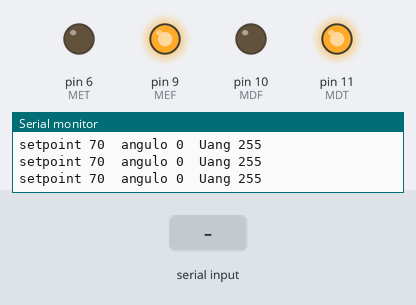
Recording of a sketch running on a simulated Arduino Uno, built with avr-gcc and run on an emulated ATmega328P. Parts: output pins drawn as LEDs (lit = HIGH), the last lines printed to the serial monitor. The test bench sets the inputs (shaded band).

Above: at 1.2 s.
1.3 s: "90,45\n" received over the second serial link
At 2.1 s:
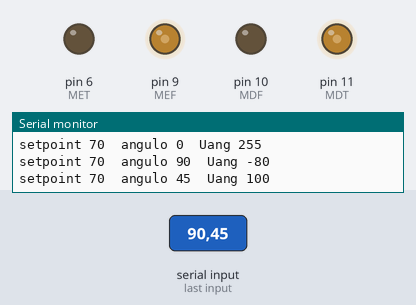
3.8 s: "30,150\n" received over the second serial link
At 4.6 s:
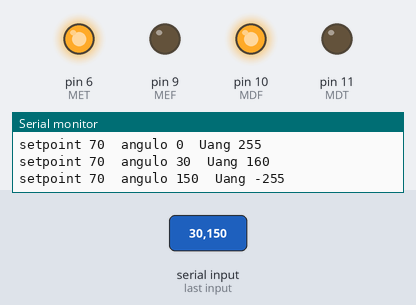
6.3 s: "90\n" received over the second serial link
At 7.0 s:
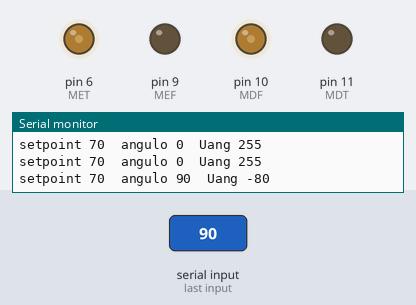
Timing chart, 0 to 9.3 s (numbered marks = the images above; inputs shaded):
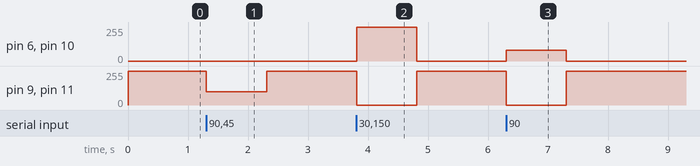

The sketch:

CONTROLE_P_DO_ANGULO_estavel.ino
```cpp
#include <SoftwareSerial.h>

#define MDF 10
#define MDT 11
#define MEF 9
#define MET 6

SoftwareSerial mySerial(2, 3); // RX, TX

int ang;
int x = 2;

int setpoint_ang = 70;
int erro_ang;
int Kp_ang = 4;

void setup() {

  pinMode(MDF, OUTPUT);
  pinMode(MDT, OUTPUT);
  pinMode(MEF, OUTPUT);
  pinMode(MET, OUTPUT);

  Serial.begin(57600);
  while (!Serial) {
    ;
  }
  mySerial.begin(9600);
}

void loop() { // run over and over
  if (mySerial.available()) {
    ang = mySerial.parseInt();
  }

  erro_ang = setpoint_ang - ang;
  int Uang = Kp_ang * erro_ang;

  if(Uang > 255){
    Uang = 255;
  }

  if(Uang < -255) {
    Uang = -255;
  }

  if (Uang < 0) {
    analogWrite(MDF, Uang*-1);
    analogWrite(MDT, 0);
    analogWrite(MEF, 0);
    analogWrite(MET, Uang*-1);
  } else {
    analogWrite(MDF, 0);
    analogWrite(MDT, Uang);
    analogWrite(MEF, Uang);
    analogWrite(MET, 0);
  }


  Serial.println("setpoint " + (String)setpoint_ang + "\t" + "angulo " + (String)ang + "\t" + "Uang " + (String)Uang);

}
```

Measured:
- after the input at 1.3 s, pin 9 (MEF), pin 11 (MDT): 255/255 → 100/255 at once, → 255/255 1.0 s later
- after the input at 3.8 s, pin 6 (MET), pin 10 (MDF): 0/255 → 255/255 at once, → 0/255 1.0 s later; pin 9 (MEF), pin 11 (MDT): 255/255 → 0/255 at once, → 255/255 1.0 s later
- after the input at 6.3 s, pin 6 (MET), pin 10 (MDF): 0/255 → 80/255 at once, → 0/255 1.0 s later; pin 9 (MEF), pin 11 (MDT): 255/255 → 0/255 at once, → 255/255 1.0 s later
